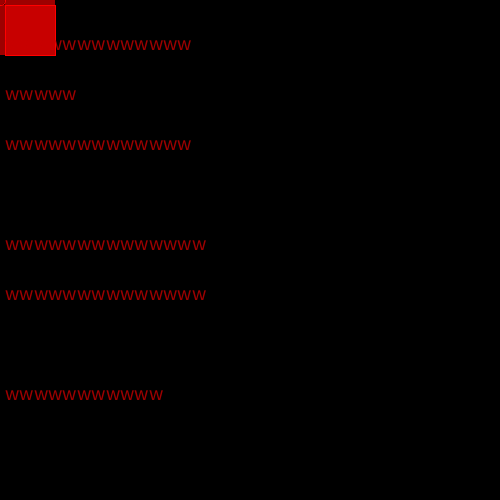
Frame 1 (no input)
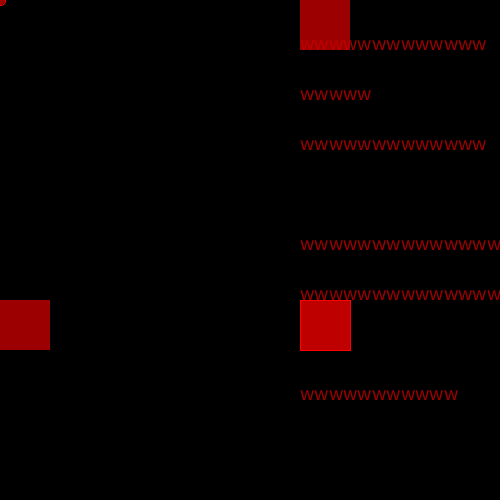
Frame 60 (the mouse pressed at the canvas centre just before this capture)
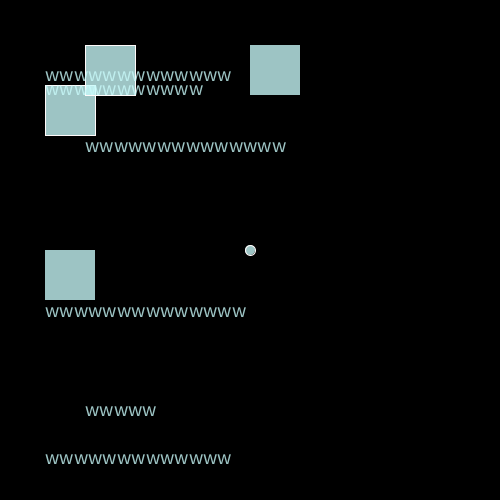
Frame 120 (the mouse held since frame 60 and released just before this capture)

The Processing sketch that drew these frames (run headless with seeded random() and noise(); from frame 60 on, the mouse is pressed at the canvas centre):

// Processing sketch: move
// ── move.pde
float x,z,a,b,c,d,e;
float y;
//float z;
void setup(){
  size(500,500);
  //frameRate(15);
  x=0;
  y=0;
  z=height/2;
  a=50;
  b=100;
  c=150;
  d=300;
  e=400;
}

void draw(){
  x+=5;
  y+=5;
  if(x>width){
  x=-50;
  z=random(width-10);
  a=random(width-190);  
  c=random(width-12); 
  e=random(width-100);
}
  if(y>height){
  y=-10;
  b=random(width-15);
  d=random(width-20);
}
  background(0,0,0);
  //background(0,255,255);
  fill(200,mouseY,mouseX,200);
  //fill(random(255),random(255),random(255);
  noStroke();
  rect(pmouseX,x,width/10,height/10);
  rect(x,pmouseY,width/10,height/10);
  stroke(255,pmouseX,pmouseY);
  rect(x,y,50,50);
  rect(y,x,50,50);
  //rect(x,x,25,25);
  //rect(y,y,25,25);
  ellipse(pmouseX,pmouseY,10,10);
  textSize(20);
  text("wwwwwwwwwwwwww",x,z);
  text("wwwwwwwwwwwww",x,a);
  text("wwwww",y,b);
  text("wwwwwwwwwwwww",x,c);
  text("wwwwwwwwwwwwww",y,d);
  text("wwwwwwwwwww",x,e);
}

void fadeToWhite(){
  noStroke();
  fill(0);
  rectMode(CORNER);
  rect(0,0,width,height);
}
